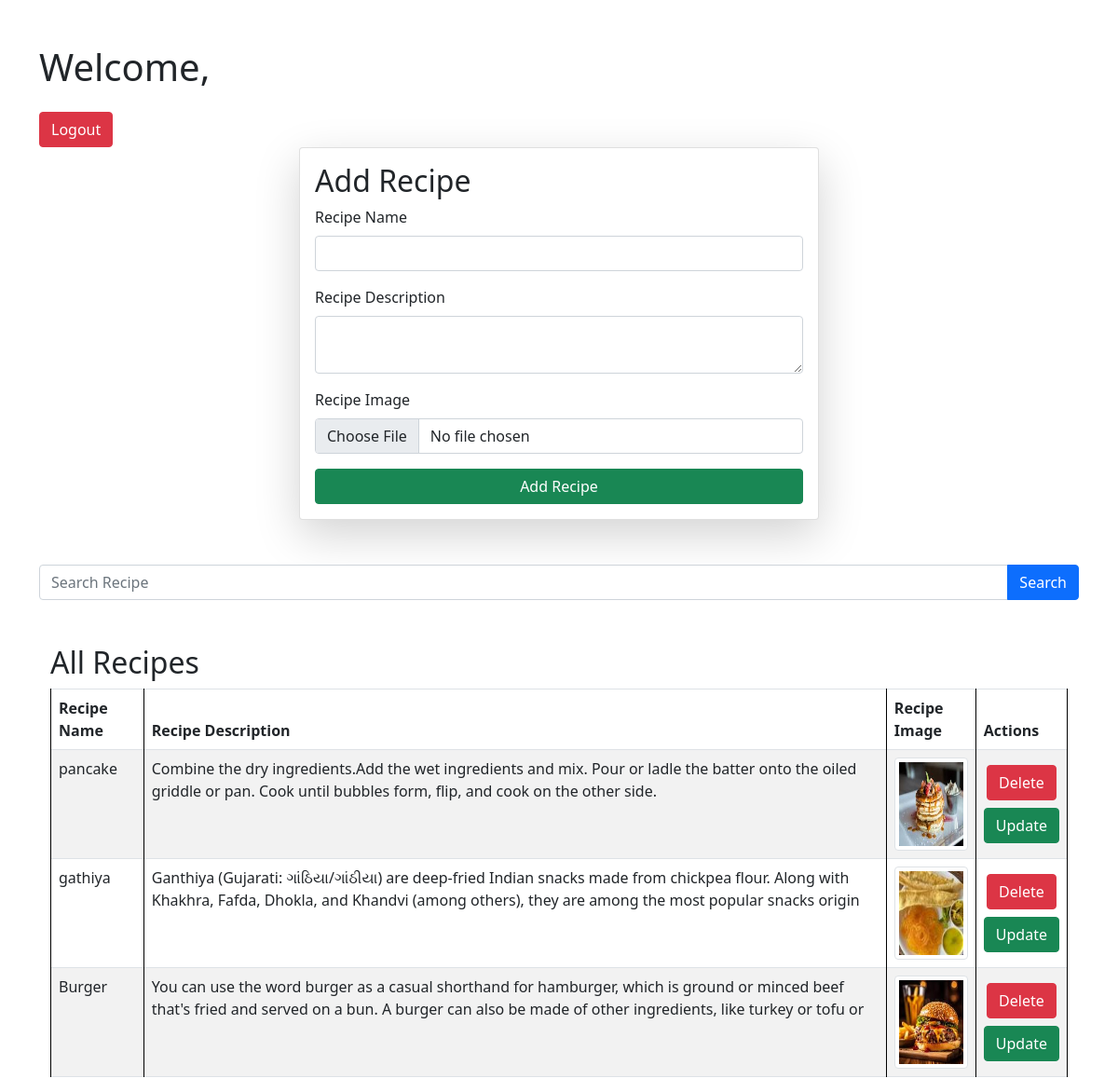
/receipes/ (signed in), run on the app's committed database.
### vege/models.py (models this page shows, shortened)
class Receipe(models.Model):
    user = models.ForeignKey(User, on_delete=models.SET_NULL, null=True, blank=True)
    receipe_name = models.CharField(max_length=100)
    receipe_description = models.TextField()
    receipe_image = models.ImageField(upload_to='receipes/', null=True, blank=True)

### vege/views.py (the view, shortened to what this page needs)
# urls.py: path('receipes/', receipes, name="receipes"),
def receipes(request):
    if not request.user.is_authenticated:
        return redirect('login')
    query = request.GET.get('search', '')
    receipes = Receipe.objects.filter(receipe_name__icontains=query) if query else Receipe.objects.all()
    context = {'receipes': receipes, 'search_query': query}
    return render(request, 'receipes.html', context)

### vege/templates/receipes.html (shortened to what this page needs)
{% extends "base.html" %}
{% block start %}
<div class="container mt-5">
    <h1>Welcome, {{ username }}</h1>
    <a href="{% url 'logout' %}" class="btn btn-danger mt-3">Logout</a>
    <form class="col-6 mx-auto card p-3 shadow-lg" method="post" enctype="multipart/form-data">
        <h2>Add Recipe</h2>
        <div class="mb-3">
            <label for="receipeName" class="form-label">Recipe Name</label>
            <input required type="text" name="receipe_name" class="form-control" id="receipeName">
        </div>
        <div class="mb-3">
            <label for="receipeDescription" class="form-label">Recipe Description</label>
            <textarea class="form-control" name="receipe_description" id="receipeDescription" required></textarea>
        </div>
        <div class="mb-3">
            <label for="receipeImage" class="form-label">Recipe Image</label>
            <input type="file" name="receipe_image" class="form-control" id="receipeImage">
        </div>
        <button type="submit" class="btn btn-success">Add Recipe</button>
    </form>
      <form method="get" class="mb-3 mt-5">
        <div class="input-group">
            <input type="text" name="search" class="form-control" placeholder="Search Recipe" value="{{ search_query }}">
            <button type="submit" class="btn btn-primary">Search</button>
        </div>
    </form>
    <div class="container mt-5">
        <h2>All Recipes</h2>
        <table class="table table-bordered table-striped">
            <thead>
                <tr>
                    <th>Recipe Name</th>
                    <th>Recipe Description</th>
                    <th>Recipe Image</th>
                    <th>Actions</th>
                </tr>
            </thead>
            <tbody>
                {% for recipe in receipes %}
                <tr>
                    <td>{{ recipe.receipe_name }}</td>
                    <td>{{ recipe.receipe_description|slice:":200" }}</td>
                    <td>
                        {% if recipe.receipe_image %}
                            <img src="{{ recipe.receipe_image.url }}" alt="{{ recipe.receipe_name }}" class="img-thumbnail" style="width: 100px; height: 100px;">
                        {% else %}
                            No Image
                        {% endif %}
                    </td>
                    <td class="text-center">
                        <div class="d-flex flex-column  justify-content-center align-items-center">
                            <a href="{% url 'delete_receipe' recipe.id %}" class="btn btn-danger my-2">Delete</a>
                            <a href="{% url 'update_receipe' recipe.id %}" class="btn btn-success">Update</a>
                        </div>
                    </td>
                </tr>
                {% empty %}
                <tr>
                    <td colspan="4">No recipes found.</td>
                </tr>
                {% endfor %}
            </tbody>
        </table>
    </div>
</div>
{% endblock %}

### home/templates/base.html (shortened to what this page needs)
<!DOCTYPE html>
<html lang="en">
<head>
    <link href="https://cdn.jsdelivr.net/npm/bootstrap@5.0.2/dist/css/bootstrap.min.css" rel="stylesheet">
</head>
<body>
    {% block start %}
    {% endblock %}
</body>
</html>

### home/templates/base.html (style rules this page uses)
table, th, td { border: 1px solid black; }

### data on the page
Receipe: receipe_name "pancake", receipe_description "Combine the dry ingredients.Add the wet ingredients and mix. Pour or ladle the batter onto the oiled griddle or pan. Cook until bubbles form, flip, and cook on the other side.", receipe_image (picture)
Receipe: receipe_name "gathiya", receipe_description "Ganthiya (Gujarati: ગાંઠિયા/ગાંઠીયા) are deep-fried Indian snacks made from chickpea flour. Along with Khakhra, Fafda, Dhokla, and Khandvi (among others), they are among the most popular snacks origin", receipe_image (picture)
Receipe: receipe_name "Burger", receipe_description "You can use the word burger as a casual shorthand for hamburger, which is ground or minced beef that's fried and served on a bun. A burger can also be made of other ingredients, like turkey or tofu or", receipe_image (picture)
